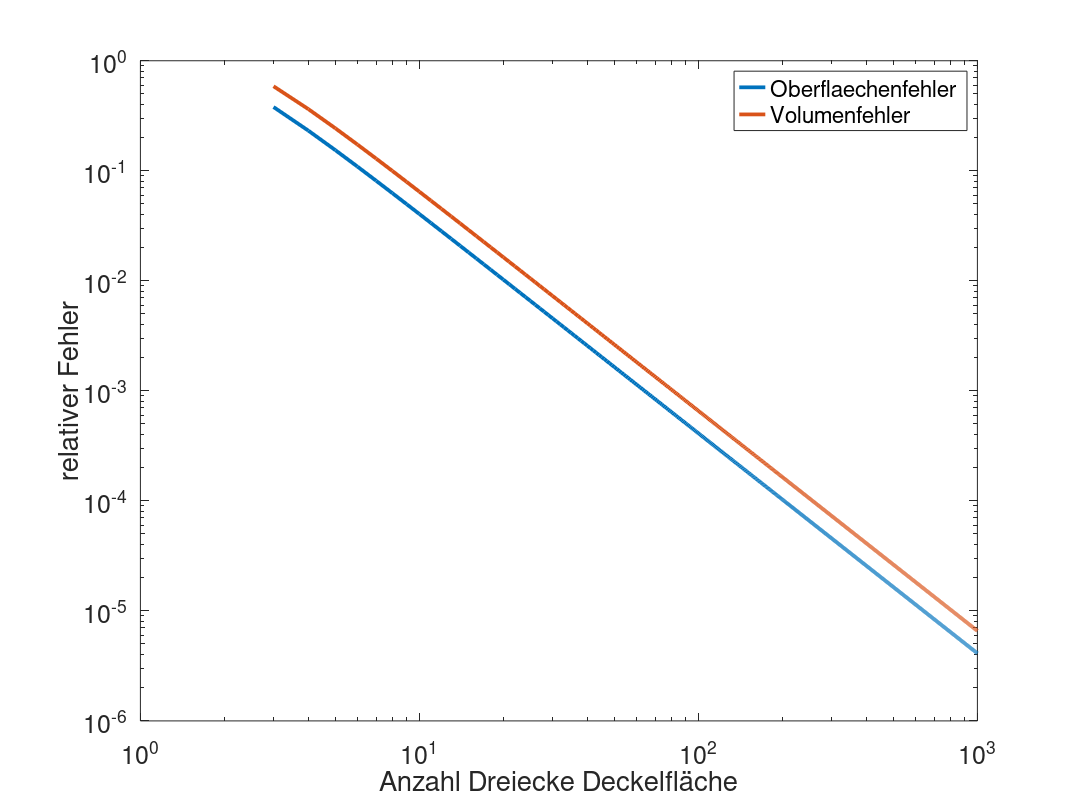

The MATLAB source for this figure:
%Skript zur Darstellung der Diskretisierungsfehler eines Zylinders.
%
%   Eingabe
%   nmax        Maximale Stützstellenanzahl
%
%   Rückgabe
%   figure(1)   Plot Fehler doppelt-logarithmisch (wird abgespeichert 
%               in plotVisErrloglog.pdf)

% Parameter setzen

clc;clear;close all;

nmax=1000;
r = 1;
h = 1;

% Vektor mit verschiedener Anzahl von Dreiecken
nd=3:nmax;
phi=zeros(1,length(nd));
for i=1:length(nd)
  phi(i) = 2*pi/nd(i);
end
Ad = 1/2*r^2*sin(phi);
ad = r*sin(phi./2);

% Berechnung von diskreter Oberfläche und Volumen 
% oberflaecheDiskrete =
% volumenDiskrete =

oberflaecheDiskrete = 2*nd.*(Ad+ad.*h);
volumenDiskrete = Ad.*nd.*h;

% Berechnung von analytischer Oberfläche und Volumen 
% oberflaecheAnalytisch =
% volumenAnalytisch =

oberflaecheAnalytisch = 2*pi*r*(h+r);
volumenAnalytisch = pi*r^2*h;

% Berechnung von Oberflächen- und Volumenfehler
% oberflaechenFehler =
% volumenFehler =

oberflaechenFehler = (oberflaecheAnalytisch - oberflaecheDiskrete)/oberflaecheAnalytisch;
volumenFehler = (volumenAnalytisch - volumenDiskrete)/volumenAnalytisch;


% Plotten der beiden Fehler über nd
figure(1)

    %loglog(nd,oberflaechenFehler,nd,volumenFehler)
  loglog(nd,oberflaechenFehler,"linewidth",3)
  hold on
  loglog(nd,volumenFehler,"linewidth",3)
 
   
    %loglog(nd,volumenFehler,"linewidth",3);
    xlabel('Anzahl Dreiecke Deckelfläche')
    ylabel('relativer Fehler')
    legend({'Oberflaechenfehler',...
            'Volumenfehler'},...
            'Location','Northeast')
    set(1,'papersize',[12,9])
    set(1,'paperposition',[0,0,12,9])
    set(gca,"fontsize",20);
    
    
% nd für Fehler kleiner als 10^(-5) finden
